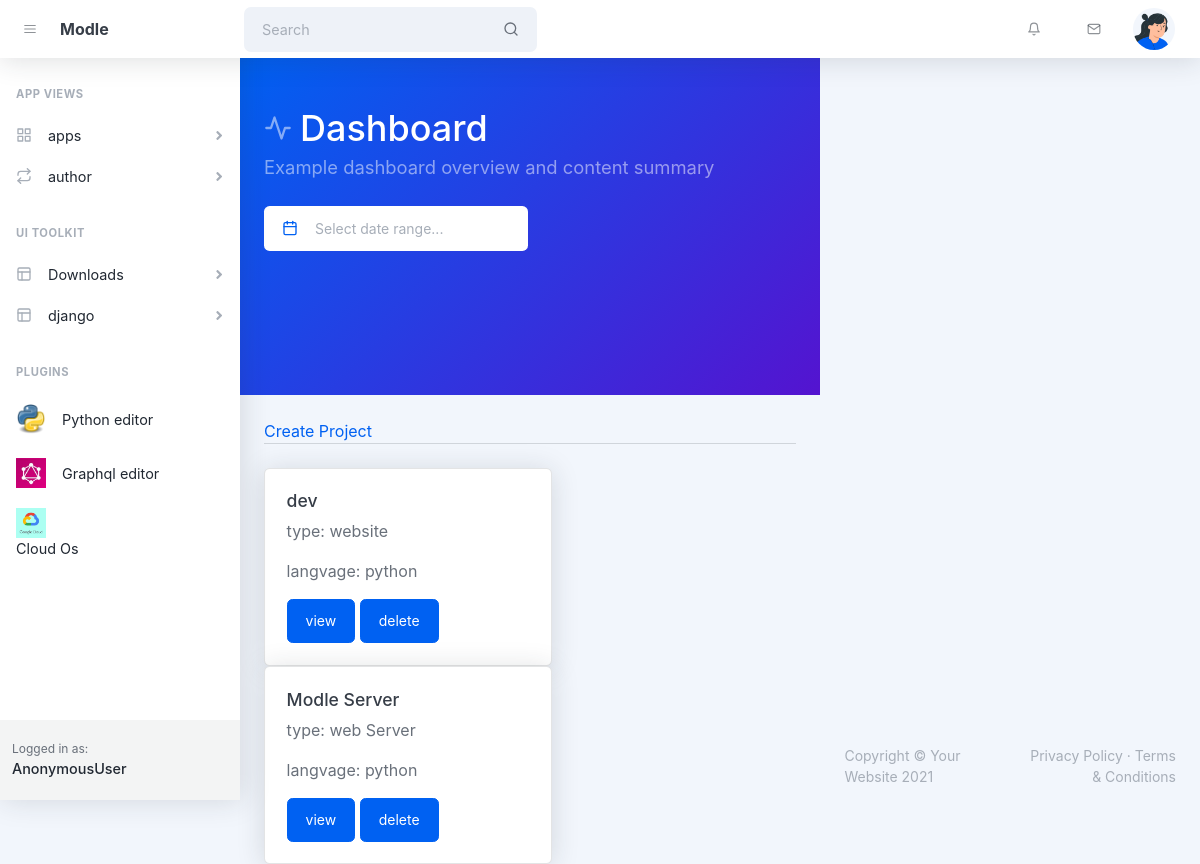
Page /project on the earlier database version.
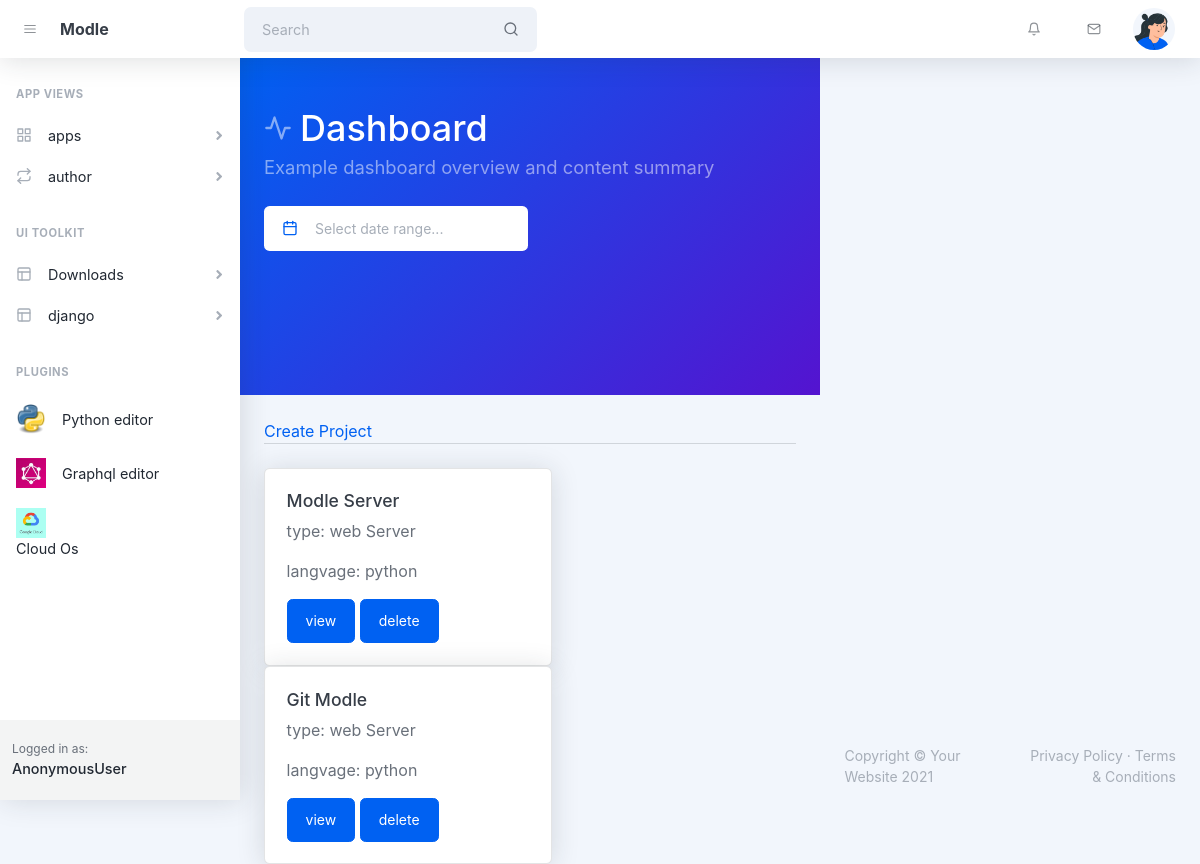
Same page on the later database version.
### app/models.py (models this page shows, shortened)
class project(models.Model):
    project_name = models.CharField(max_length=200)
    type = models.CharField(max_length=200)
    langvage = models.CharField(max_length=200)

### app/views.py (the view)
# urls.py: path('', project_home.as_view(), name="project_list"),
class project_home(ListView):
    model = project
    template_name = "projects.html"

### app/templates/projects.html (shortened to what the changed rows need)
<!DOCTYPE html>
<html lang="en">
    <head>
        <link href="https://cdn.jsdelivr.net/npm/simple-datatables@latest/dist/style.css" rel="stylesheet" />
        <link href="https://cdn.jsdelivr.net/npm/litepicker/dist/css/litepicker.css" rel="stylesheet" />
        <link href="/static/css/styles.css" rel="stylesheet" />
        <link href="/static/css/styles.css" rel="stylesheet" />
    </head>
    <body class="nav-fixed">
        <div id="layoutSidenav">
            <div id="layoutSidenav_content">
                <main>
                    <header class="page-header page-header-dark bg-gradient-primary-to-secondary pb-10">
                        <div class="container-xl px-4">
                            <div class="page-header-content pt-4">
                                <div class="row align-items-center justify-content-between">
                                    <div class="col-auto mt-4">
                                        <h1 class="page-header-title">
                                            <div class="page-header-icon"><i data-feather="activity"></i></div>
                                            Dashboard
                                        </h1>
                                    </div>
                                </div>
                            </div>
                        </div>
                    </header>
                    <div class="container-xl px-4 mt-4">
                        <div class="row">
                            <div class="col-xl-4">
                                {% for project in object_list%}
                                <div class="card" style="width: 18rem;">
                                    <div class="card-body">
                                      <h5 class="card-title">{{ project.project_name }}</h5>
                                      <p class="card-text">type: {{ project.type }}</p>
                                      <p class="card-text">langvage: {{ project.langvage }}</p>
                                      <a href="{% url 'InfoProject' project.pk %}" class="btn btn-primary">view</a>
                                      <a href="{% url 'DeleteProject' project.pk %}" class="btn btn-primary">delete</a>
                                    </div>
                                  </div>
                                  {% endfor %}
                                </div>
                            </div>
                        </div>
                    </div>
            </div>
    </body>
</html>

Differences in the rows shown:
removed project: project_name "dev", type "website", langvage "python"
added project: project_name "Git Modle", type "web Server", langvage "python"
